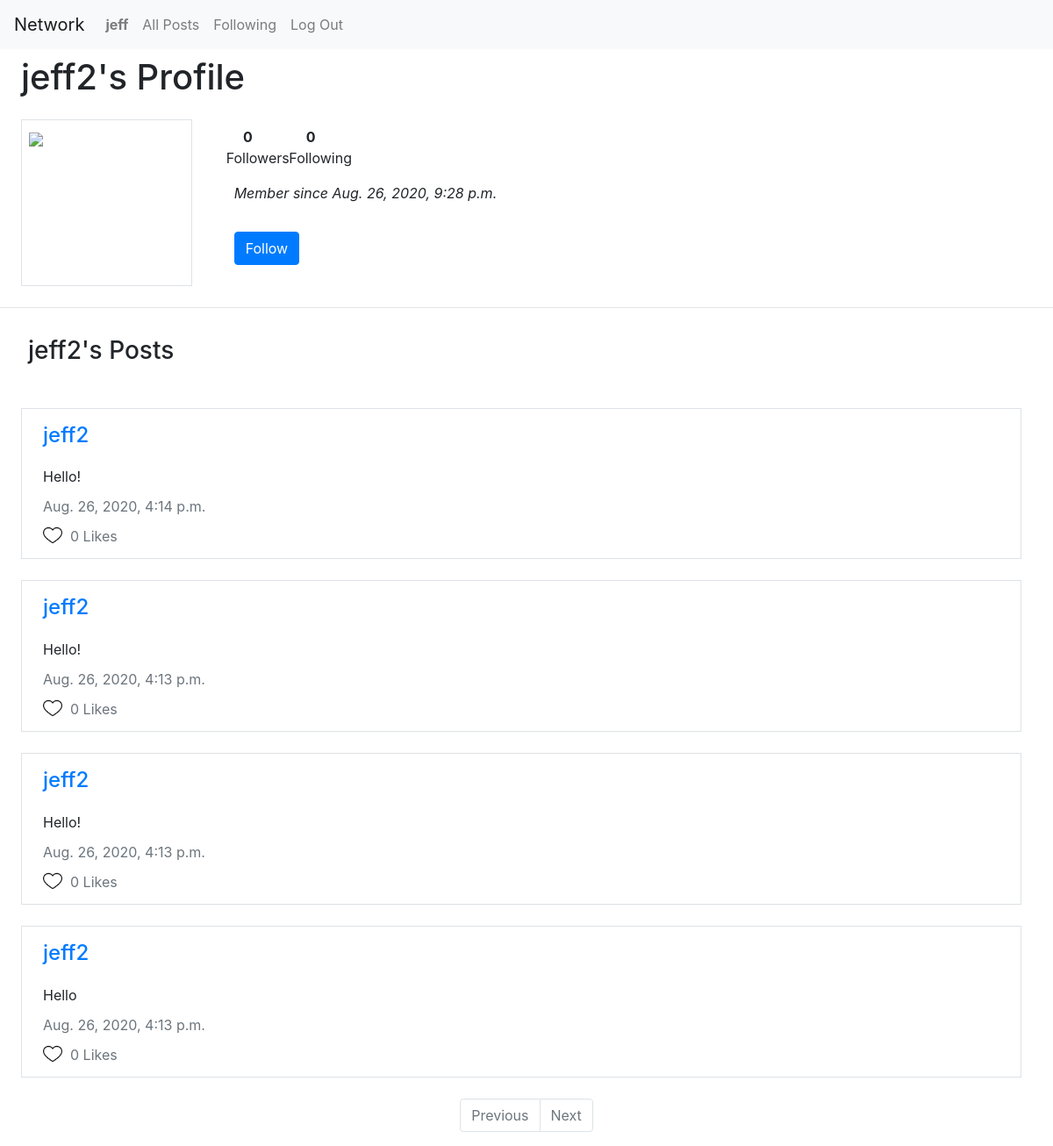
The app's page /users/jeff2 (signed in), older data.
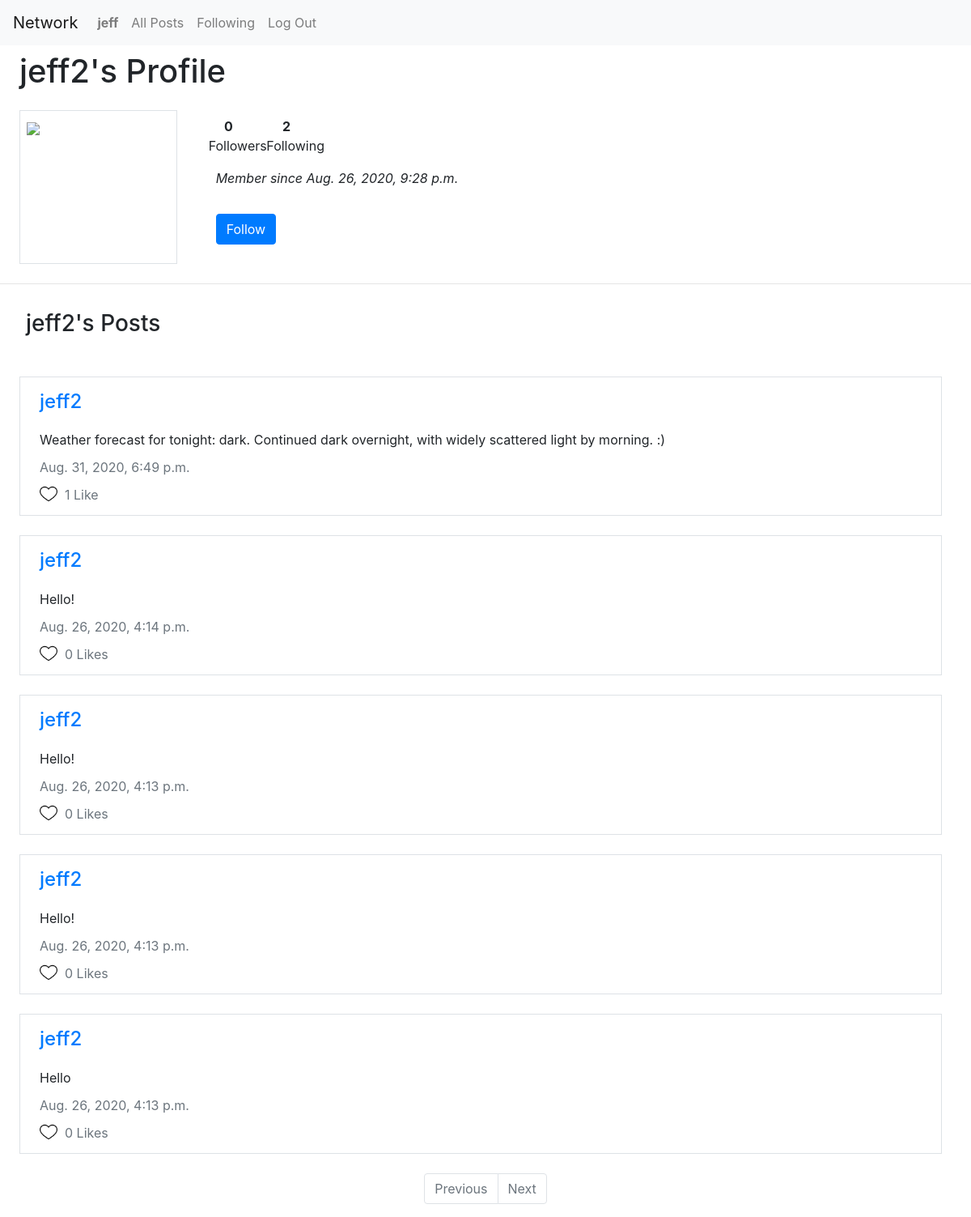
The same page, newer data.
### network/models.py (models this page shows, shortened)
class Post(models.Model):
    user = models.ForeignKey(User, on_delete=models.PROTECT, related_name="user_posts")
    postbody = models.TextField(max_length=1000)
    timestamp = models.DateTimeField()
    likes = models.ManyToManyField(User, blank=True, related_name="liked_posts")

class User(AbstractUser):
    pass

### network/views.py (the view)
# urls.py: path("users/<str:username>", views.view_user, name="view_user"),
def view_user(request, username):
    account = User.objects.get(username=username)
    followers = account.followers.count()
    following = account.followed_accounts.count()
    if account.followers.filter(follower=request.user).exists():
        follower = True
    else:
        follower = False
    allposts = account.user_posts.all().order_by("-timestamp")
    paginator = Paginator(allposts, 10)
    page_number = request.GET.get('page')
    posts = paginator.get_page(page_number)
    return render(request, "network/profile.html", {
        "account": account,
        "followers": followers,
        "following": following,
        "posts": posts,
        "follower": follower
    })

### network/templates/network/profile.html (shortened to what the changed rows need)
{% extends "network/layout.html" %}
{% load static %}
{% block body %}
<div class="row mx-2 mt-2 px-2">
    <h1 class="mx-2">{{ account.username }}'s Profile</h1>
</div>
<div class="row mx-2 mt-2 px-2">
    <div class="col-9 m-2 p-2">
        <div class="row m-0">
            <div class="col-1 text-center my-0 py-0">
                <p class="my-0 ml-2 py-0"><strong>{{ following }}</strong></p>
            </div>
        </div>
    </div>
</div>
{% for post in posts %}
<div class="container border m-4 p-2">
    <div class="row m-2 px-2">
        <a href="/users/{{post.user}}"><h4>{{ post.user }}</h4></a>
    </div>
    <div class="row mx-2 px-2">
        <p class="posttext" id="post-{{ post.id }}">{{ post.postbody }}</p>
    </div>
    <div class="row mx-2 px-2">
        <p class="text-secondary posttext">{{ post.timestamp }}</p><br>
    </div>
    {% if user.is_authenticated %}
        {% if post in liked_posts %}
            <div class="row mx-2 px-2 unlike" data-postid="{{ post.id }}" data-userid="{{ user.id }}">
                <img src="{% static 'network/heart-red.png' %}" class="icon posttext" id="heart-{{ post.id }}">&nbsp;&nbsp;
                {% if post.likes.count == 1 %}
                    <p class="text-secondary posttext" id="likes-{{ post.id }}">{{ post.likes.count }} Like</p><br>
                {% else %}
                    <p class="text-secondary posttext" id="likes-{{ post.id }}">{{ post.likes.count }} Likes</p><br>
                {% endif %}
            </div>
        {% else %}
            <div class="row mx-2 px-2 like" data-postid="{{ post.id }}" data-userid="{{ user.id }}">
                <img src="{% static 'network/heart.png' %}" class="icon posttext" id="heart-{{ post.id }}">&nbsp;&nbsp;
                {% if post.likes.count == 1 %}
                    <p class="text-secondary posttext" id="likes-{{ post.id }}">{{ post.likes.count }} Like</p><br>
                {% else %}
                    <p class="text-secondary posttext" id="likes-{{ post.id }}">{{ post.likes.count }} Likes</p><br>
                {% endif %}
            </div>
        {% endif %}
    {% endif %}
</div>
{% empty %}
<p class="m-2 px-2">No posts yet!</p>
{% endfor %}
{% endblock %}

Row changes from the older to the newer data that the page shows:
added Post: user "jeff2", postbody "Weather forecast for tonight: dark. Continued dark overnight, with widely scattered light by morning. :)", timestamp "Aug. 31, 2020, 6:49 p.m.", likes.count "1"
Text that changed along with them:
{{ following }}: "0" → "2"
